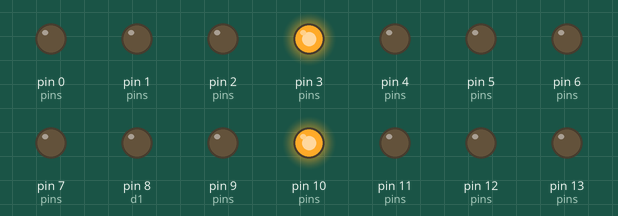
Bench run of a sketch on a simulated Arduino Uno, built with avr-gcc and run on an emulated ATmega328P. Parts: output pins drawn as LEDs (lit = HIGH).

Above: at 0.1 s.
At 4.9 s:
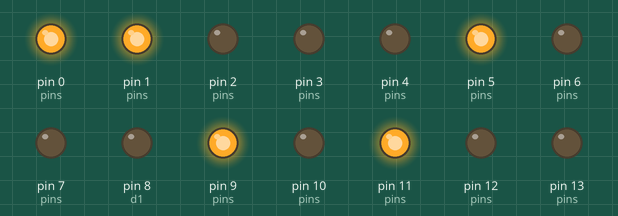
At 9.9 s:
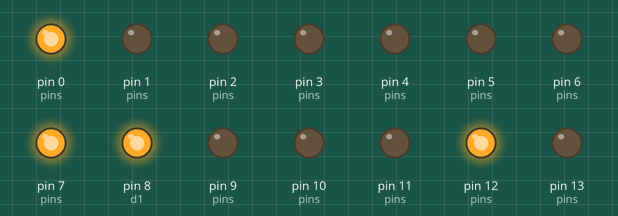
At 19.9 s:
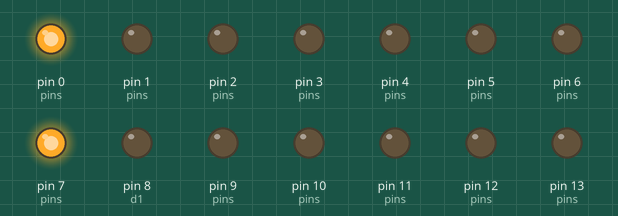
At 29.71 s:
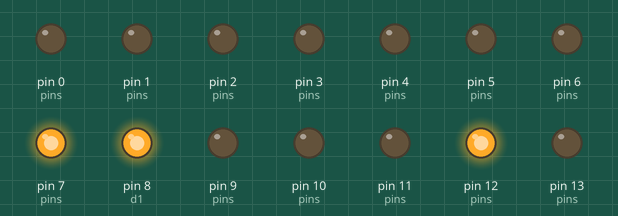
At 39.71 s:
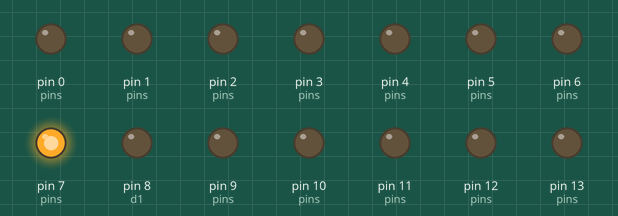
Timing chart, 0 to 40.0 s (numbered marks = the images above):
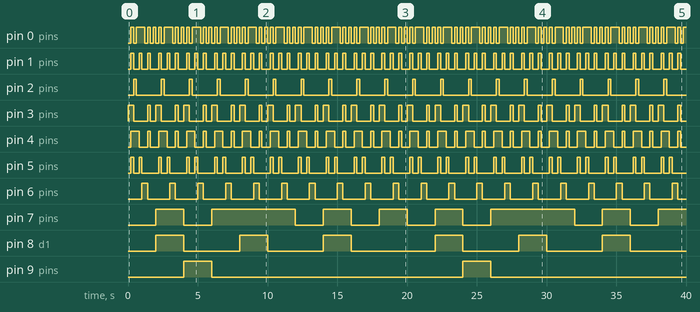

Measured:
- by itself, pin 0 (pins): repeats every 2.0 s: LOW 0.20 s, HIGH 0.60 s, 3 × (LOW 0.20 s, HIGH 0.20 s)
- by itself, pin 1 (pins): repeats every 2.0 s: 2 × (LOW 0.40 s, HIGH 0.20 s), LOW 0.60 s, HIGH 0.20 s
- by itself, pin 2 (pins): alternates HIGH for 0.20 s and LOW for 1.8 s
- by itself, pin 3 (pins): repeats every 2.0 s: LOW 1.0 s, HIGH 0.20 s, LOW 0.40 s, HIGH 0.40 s
- by itself, pin 4 (pins): repeats every 2.0 s: LOW 0.60 s, HIGH 0.20 s, LOW 0.60 s, HIGH 0.60 s
- by itself, pin 5 (pins): repeats every 2.0 s: LOW 0.40 s, HIGH 0.20 s, LOW 1.2 s, HIGH 0.20 s
- by itself, pin 6 (pins): alternates HIGH for 0.40 s and LOW for 1.6 s
- by itself, pin 7 (pins): LOW → HIGH at 2.0 s, → LOW 2.0 s later, → HIGH 2.0 s later, → LOW 6.0 s later, … (15 changes in this stretch)

The sketch:

counter_0_99.ino
```cpp
#define a 5
#define b 6
#define c 2
#define d 1
#define e 0
#define f 4
#define g 3

#define e1 7
#define d1 8
#define c1 9
#define g1 10
#define f1 11
#define a1 12
#define b1 13

int num[10][7]={ {0,0,0,1,0,0,0},//0
                 {1,1,0,1,1,1,0},//1
                 {0,0,1,0,1,0,0},//2
                 {1,0,0,0,1,0,0},//3
                 {1,1,0,0,0,1,0},//4
                 {1,0,0,0,0,0,1},//5
                 {0,0,0,0,0,0,1},//6
                 {1,1,0,1,1,0,0},//7
                 {0,0,0,0,0,0,0},//8
                 {1,0,0,0,0,0,0} //9
	        };


void setup() {
int pins[] = {a, b, c, d, e, f, g, a1, b1, c1, d1, e1, f1, g1};
  for (int i = 0; i < sizeof(pins)/sizeof(pins[0]); i++) {
    pinMode(pins[i], OUTPUT);
    digitalWrite(pins[i], LOW);
  }
}

void loop() {
  int unit = 0;
  int tens = 0;
  for(int i = 0; i<100; i++){
    unit = i % 10;
    tens = i / 10;

    if(tens == 0){
      for(int j=0; j<7; j++){
        digitalWrite(j, num[i][j]);
        digitalWrite(j+7, num[0][j]);
      }
    }
      else{
        switch(tens){
          case 1:
          for(int j=0; j<7; j++){
            digitalWrite(j, num[i-10][j]);
            digitalWrite(j+7, num[1][j]);
          }
          break;
          case 2:
          for(int j=0; j<7; j++){
            digitalWrite(j, num[i-20][j]);
            digitalWrite(j+7, num[2][j]);
          }
          break;
          case 3:
          for(int j=0; j<7; j++){
            digitalWrite(j, num[i-30][j]);
            digitalWrite(j+7, num[3][j]);
          }
          break;
          case 4:
          for(int j=0; j<7; j++){
            digitalWrite(j, num[i-40][j]);
            digitalWrite(j+7, num[4][j]);
          }
          break;
          case 5:
          for(int j=0; j<7; j++){
            digitalWrite(j, num[i-50][j]);
            digitalWrite(j+7, num[5][j]);
          }
          break;
          case 6:
          for(int j=0; j<7; j++){
            digitalWrite(j, num[i-60][j]);
            digitalWrite(j+7, num[6][j]);
          }
          break;
          case 7:
          for(int j=0; j<7; j++){
            digitalWrite(j, num[i-70][j]);
            digitalWrite(j+7, num[7][j]);
          }
          break;
          case 8:
          for(int j=0; j<7; j++){
            digitalWrite(j, num[i-80][j]);
            digitalWrite(j+7, num[8][j]);
          }
          break;
          case 9:
          for(int j=0; j<7; j++){
            digitalWrite(j, num[i-90][j]);
            digitalWrite(j+7, num[9][j]);
          }
          break;
        }

      }


    delay(200);
  }

}
```
